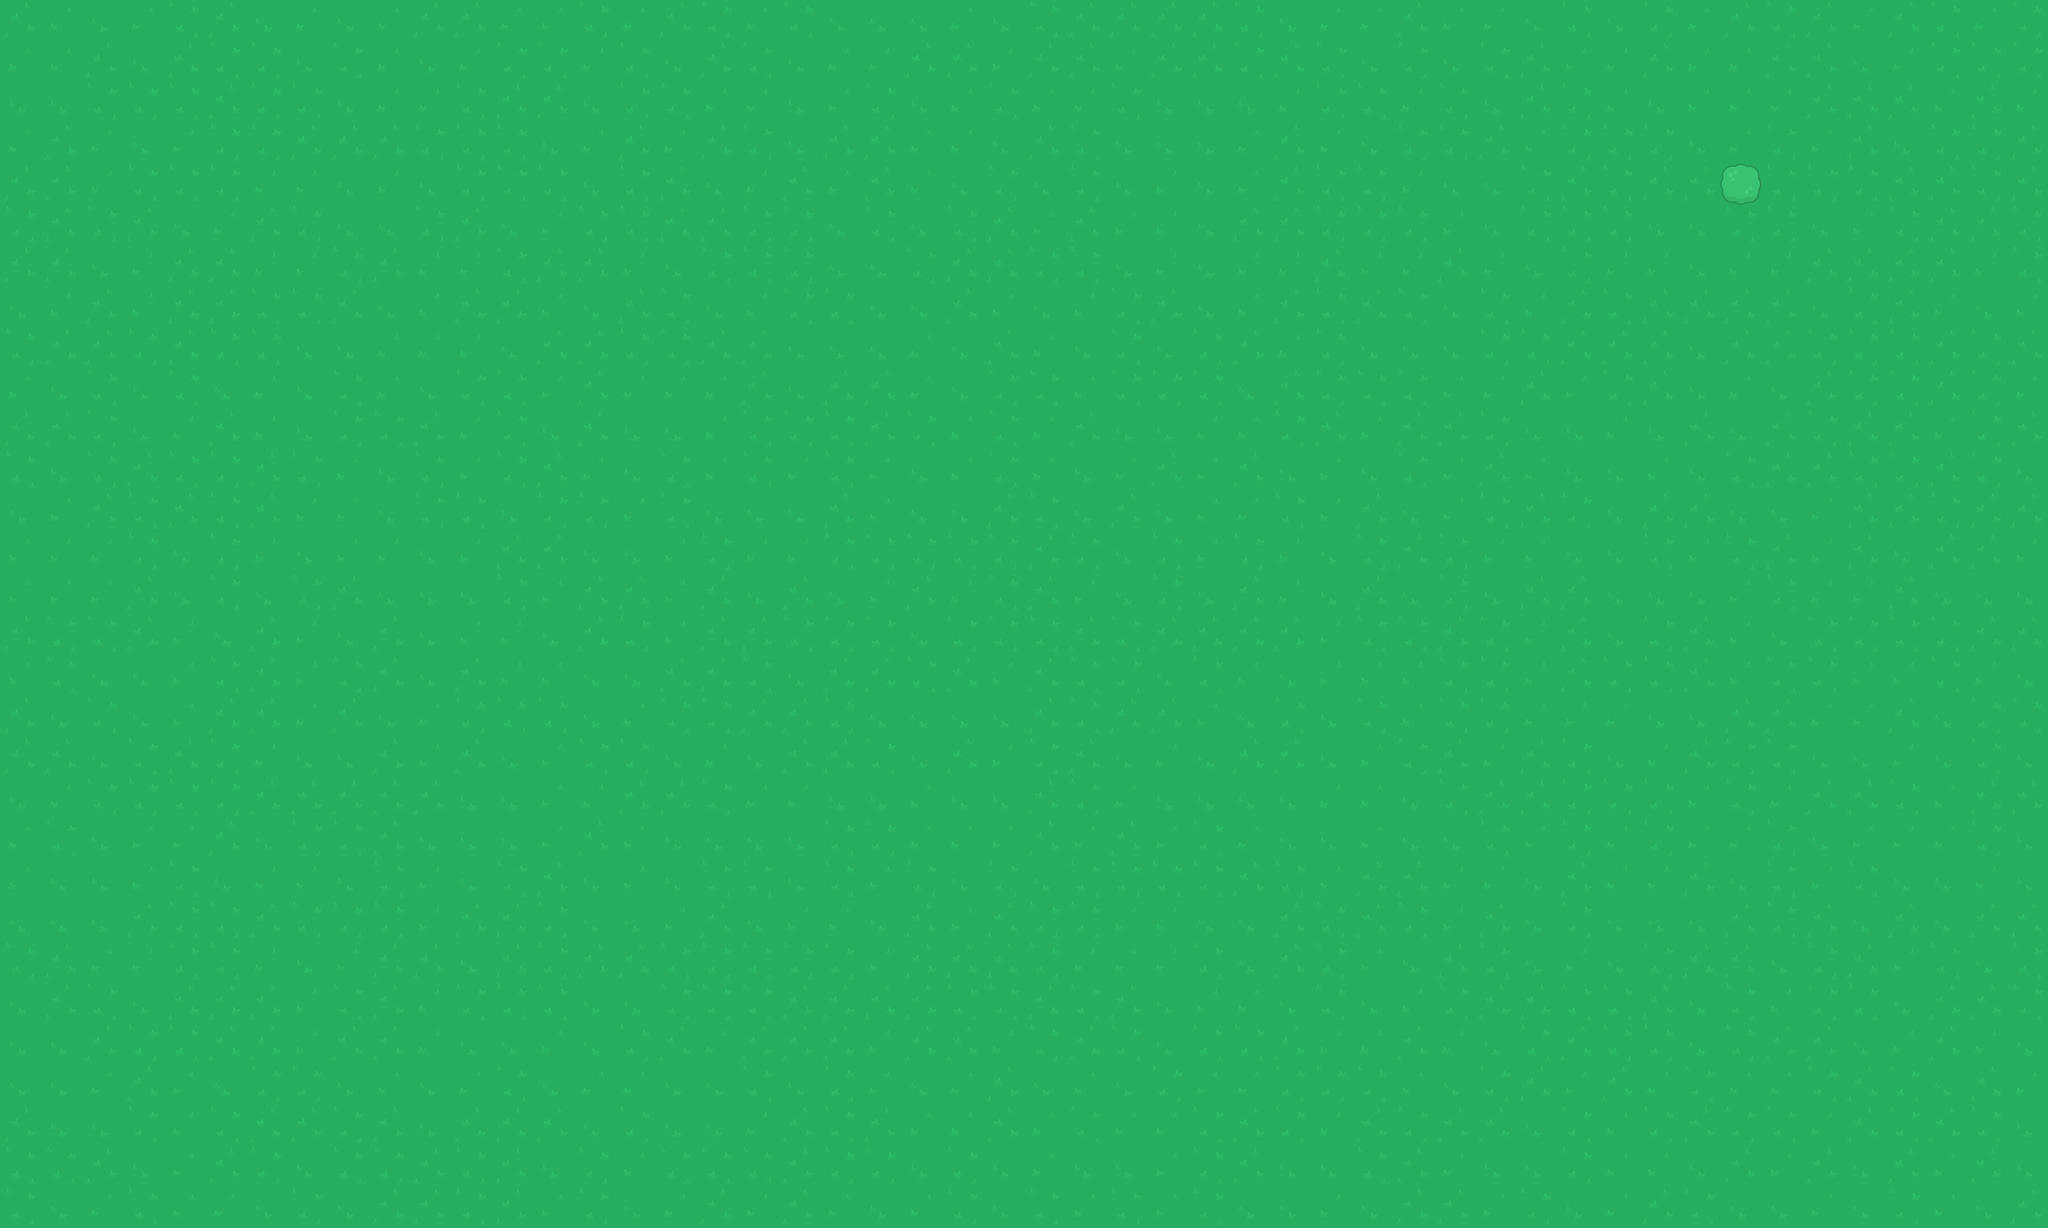

A level layout from a 2D game, rendered from its tile map. Below: a short description, then the map file with its tile-grid data intact:
An orthogonal 50x30 tile map with 64x64 px tiles, 2 tile layers (Ground, Trees).

<map version="1.2" tiledversion="1.3.0" orientation="orthogonal" renderorder="right-down" compressionlevel="-1" width="50" height="30" tilewidth="64" tileheight="64" infinite="0" nextlayerid="3" nextobjectid="1">
 <tileset firstgid="1" source="Kenney Topdown Pack.tsx" />
 <layer id="1" name="Ground" width="50" height="30">
  <data encoding="csv">
1,3,4,3,2,1,4,3,4,3,1,1,3,3,2,3,1,2,3,2,4,4,4,3,4,2,1,1,1,1,2,4,3,3,1,3,3,4,2,4,2,3,1,2,1,3,1,2,3,2,
3,3,1,4,1,2,2,4,2,3,4,3,2,2,3,2,4,1,2,4,3,3,1,1,3,1,1,3,1,1,2,1,2,4,2,4,2,1,3,3,1,3,3,1,1,4,3,2,2,2,
4,4,2,2,2,1,2,2,4,3,3,2,1,1,4,2,2,3,3,4,3,2,4,3,2,3,3,2,4,4,4,3,2,2,3,2,4,1,2,3,4,3,3,3,1,1,1,3,1,3,
3,1,3,4,3,2,2,1,1,1,2,2,2,4,3,1,3,1,2,4,1,1,3,3,4,1,2,4,4,4,3,1,3,4,2,2,1,3,2,2,2,4,3,2,3,1,4,2,2,1,
1,1,3,2,2,2,3,3,4,3,4,2,2,2,4,2,1,4,3,1,3,1,3,4,2,4,2,4,3,4,3,1,2,2,3,4,4,2,1,2,1,1,4,2,2,2,1,1,2,1,
2,1,2,1,4,3,1,2,4,4,2,1,4,3,2,2,1,1,2,2,4,2,4,2,1,3,1,3,3,4,1,1,2,2,2,3,4,2,2,2,4,4,2,2,4,3,2,1,1,2,
1,1,4,3,1,1,3,3,2,1,3,3,2,1,1,3,4,2,2,2,4,4,2,1,1,2,2,4,3,4,3,3,1,3,3,1,3,4,2,3,3,4,3,3,1,1,1,1,3,2,
4,3,1,3,1,1,2,2,1,4,3,1,1,3,4,1,2,4,3,2,2,4,4,1,3,4,3,2,1,4,3,1,2,1,2,4,2,3,1,2,1,1,1,1,4,2,1,3,4,3,
2,1,1,2,1,2,2,4,4,3,3,3,4,1,1,2,2,1,1,4,4,4,3,4,1,3,4,2,4,2,1,3,2,4,4,4,2,2,1,1,1,4,1,1,2,2,2,1,2,1,
3,4,2,4,2,4,3,4,2,3,4,2,2,3,1,3,3,3,1,4,1,1,3,4,2,2,3,2,2,2,4,1,2,2,2,3,3,1,3,2,1,4,3,4,1,2,2,1,2,3,
1,1,2,4,3,1,3,4,2,2,1,3,2,4,1,4,4,3,2,2,2,1,2,3,2,3,1,4,4,3,3,2,1,3,1,1,2,4,4,3,4,1,4,1,2,1,1,3,2,1,
2,4,2,1,2,2,1,2,3,4,2,3,2,1,3,4,2,3,2,3,2,3,4,3,2,3,4,3,1,3,1,4,3,4,2,3,1,3,4,4,3,4,2,1,1,2,2,1,2,4,
4,3,1,2,1,2,1,3,3,4,2,2,4,2,2,3,2,4,4,4,1,3,4,4,1,2,4,1,4,3,3,2,3,1,4,3,2,1,2,4,1,1,4,4,3,1,1,2,1,1,
3,3,3,2,4,2,3,4,3,3,4,3,1,1,4,4,3,2,3,3,2,2,2,2,2,1,2,4,2,3,2,3,4,2,1,2,3,3,4,4,2,3,2,1,3,1,4,1,1,3,
3,3,3,1,4,2,4,2,1,4,4,4,2,3,1,1,3,1,4,1,4,3,1,3,2,1,3,4,2,4,1,3,4,1,4,2,4,1,1,4,4,4,3,2,3,3,1,4,4,4,
1,2,2,1,3,4,1,3,4,1,4,3,3,4,1,2,3,1,1,2,2,2,4,2,2,2,1,2,1,1,1,1,3,2,2,1,2,3,1,4,2,1,3,4,2,2,2,2,1,1,
3,2,4,4,3,2,1,3,2,1,4,1,3,3,4,4,1,1,2,4,1,1,2,1,3,1,2,2,4,2,3,4,3,3,3,2,2,3,1,2,2,1,3,2,2,3,3,2,3,4,
1,4,2,4,3,1,1,3,1,4,3,2,2,2,4,3,2,2,1,1,2,4,4,4,4,1,2,1,1,3,4,2,4,2,3,2,2,3,3,3,4,4,1,1,3,3,1,4,2,2,
1,1,4,2,1,2,3,4,4,1,3,1,4,3,2,2,4,3,4,1,1,2,4,1,3,2,1,4,3,4,1,1,4,3,2,1,3,1,2,4,3,1,2,2,4,4,3,4,2,4,
4,3,2,2,2,2,1,1,1,1,1,4,4,3,3,1,1,2,3,3,4,4,3,4,4,1,2,3,4,4,4,4,3,3,4,2,1,1,2,2,2,3,2,3,1,1,2,3,1,1,
3,2,4,3,3,1,4,2,2,1,4,4,4,3,1,3,4,4,4,4,2,2,3,3,3,1,3,1,3,2,3,4,4,3,4,4,2,3,2,3,2,3,3,2,4,3,3,3,2,4,
3,4,4,3,2,4,3,3,4,2,3,4,2,1,4,3,4,2,2,4,2,3,2,4,2,4,2,2,2,2,1,2,3,1,1,3,3,4,1,3,3,1,4,2,3,2,4,4,3,4,
4,4,4,1,2,2,1,2,2,2,3,1,1,2,4,4,3,1,4,3,3,4,1,3,1,2,2,3,3,4,4,1,2,1,2,3,1,4,2,4,4,4,1,2,1,4,1,4,1,1,
2,1,3,3,2,2,3,4,3,1,1,4,1,2,1,1,2,2,2,2,2,3,1,1,1,2,3,3,3,2,4,1,2,3,4,1,2,4,3,4,2,1,1,4,2,1,3,2,4,2,
4,1,2,4,1,1,1,3,2,1,3,2,2,2,4,4,2,2,2,1,1,1,1,2,2,1,2,1,4,3,3,4,2,4,3,2,1,1,2,2,1,4,2,3,2,2,4,1,1,2,
4,4,1,2,2,1,1,3,1,1,3,4,4,3,4,2,1,3,1,1,1,3,1,1,3,2,1,2,4,2,2,1,3,3,1,3,4,2,1,2,2,4,2,1,1,4,3,1,3,4,
4,4,3,1,3,4,2,2,4,3,4,3,2,4,3,3,4,4,2,4,2,3,4,3,1,4,3,4,2,3,3,2,2,2,3,4,2,1,3,1,3,2,3,3,2,1,2,4,1,3,
1,4,4,2,3,2,1,1,2,1,4,1,1,1,4,2,4,4,3,1,2,1,3,3,1,3,2,3,3,2,1,2,3,1,2,1,1,4,2,3,2,1,2,2,3,1,2,1,2,4,
2,2,1,4,3,1,2,4,2,2,1,2,1,4,2,3,2,2,2,1,2,2,4,2,4,3,4,4,3,2,1,4,4,2,1,3,4,4,2,3,3,4,1,3,1,4,1,3,1,4,
2,4,3,2,3,3,4,2,4,1,1,2,1,3,2,4,3,1,3,1,3,4,3,2,4,2,3,2,3,2,4,4,3,4,1,1,3,2,4,3,1,2,4,4,3,4,2,3,4,1
</data>
 </layer>
 <layer id="2" name="Trees" width="50" height="30">
  <data encoding="csv">
0,0,0,0,0,0,0,0,0,0,0,0,0,0,0,0,0,0,0,0,0,0,0,0,0,0,0,0,0,0,0,0,0,0,0,0,0,0,0,0,0,0,0,0,0,0,0,0,0,0,
0,0,0,0,0,0,0,0,0,0,0,0,0,0,0,0,0,0,0,0,0,0,0,0,0,0,0,0,0,0,0,0,0,0,0,0,0,0,0,0,0,0,0,0,0,0,0,0,0,0,
0,0,0,0,0,0,0,0,0,0,0,0,0,0,0,0,0,0,0,0,0,0,0,0,0,0,0,0,0,0,0,0,0,0,0,0,0,0,0,0,0,0,0,0,0,0,0,0,0,0,
0,0,0,0,0,0,0,0,0,0,0,0,0,0,0,0,0,0,0,0,0,0,0,0,0,0,0,0,0,0,0,0,0,0,0,0,0,0,0,0,0,0,0,0,0,0,0,0,0,0,
0,0,0,0,0,0,0,0,0,0,0,0,0,0,0,0,0,0,0,0,0,0,0,0,0,0,0,0,0,0,0,0,0,0,0,0,0,0,0,0,0,0,183,0,0,0,0,0,0,0,
0,0,0,0,0,0,0,0,0,0,0,0,0,0,0,0,0,0,0,0,0,0,0,0,0,0,0,0,0,0,0,0,0,0,0,0,0,0,0,0,0,0,0,0,0,0,0,0,0,0,
0,0,0,0,0,0,0,0,0,0,0,0,0,0,0,0,0,0,0,0,0,0,0,0,0,0,0,0,0,0,0,0,0,0,0,0,0,0,0,0,0,0,0,0,0,0,0,0,0,0,
0,0,0,0,0,0,0,0,0,0,0,0,0,0,0,0,0,0,0,0,0,0,0,0,0,0,0,0,0,0,0,0,0,0,0,0,0,0,0,0,0,0,0,0,0,0,0,0,0,0,
0,0,0,0,0,0,0,0,0,0,0,0,0,0,0,0,0,0,0,0,0,0,0,0,0,0,0,0,0,0,0,0,0,0,0,0,0,0,0,0,0,0,0,0,0,0,0,0,0,0,
0,0,0,0,0,0,0,0,0,0,0,0,0,0,0,0,0,0,0,0,0,0,0,0,0,0,0,0,0,0,0,0,0,0,0,0,0,0,0,0,0,0,0,0,0,0,0,0,0,0,
0,0,0,0,0,0,0,0,0,0,0,0,0,0,0,0,0,0,0,0,0,0,0,0,0,0,0,0,0,0,0,0,0,0,0,0,0,0,0,0,0,0,0,0,0,0,0,0,0,0,
0,0,0,0,0,0,0,0,0,0,0,0,0,0,0,0,0,0,0,0,0,0,0,0,0,0,0,0,0,0,0,0,0,0,0,0,0,0,0,0,0,0,0,0,0,0,0,0,0,0,
0,0,0,0,0,0,0,0,0,0,0,0,0,0,0,0,0,0,0,0,0,0,0,0,0,0,0,0,0,0,0,0,0,0,0,0,0,0,0,0,0,0,0,0,0,0,0,0,0,0,
0,0,0,0,0,0,0,0,0,0,0,0,0,0,0,0,0,0,0,0,0,0,0,0,0,0,0,0,0,0,0,0,0,0,0,0,0,0,0,0,0,0,0,0,0,0,0,0,0,0,
0,0,0,0,0,0,0,0,0,0,0,0,0,0,0,0,0,0,0,0,0,0,0,0,0,0,0,0,0,0,0,0,0,0,0,0,0,0,0,0,0,0,0,0,0,0,0,0,0,0,
0,0,0,0,0,0,0,0,0,0,0,0,0,0,0,0,0,0,0,0,0,0,0,0,0,0,0,0,0,0,0,0,0,0,0,0,0,0,0,0,0,0,0,0,0,0,0,0,0,0,
0,0,0,0,0,0,0,0,0,0,0,0,0,0,0,0,0,0,0,0,0,0,0,0,0,0,0,0,0,0,0,0,0,0,0,0,0,0,0,0,0,0,0,0,0,0,0,0,0,0,
0,0,0,0,0,0,0,0,0,0,0,0,0,0,0,0,0,0,0,0,0,0,0,0,0,0,0,0,0,0,0,0,0,0,0,0,0,0,0,0,0,0,0,0,0,0,0,0,0,0,
0,0,0,0,0,0,0,0,0,0,0,0,0,0,0,0,0,0,0,0,0,0,0,0,0,0,0,0,0,0,0,0,0,0,0,0,0,0,0,0,0,0,0,0,0,0,0,0,0,0,
0,0,0,0,0,0,0,0,0,0,0,0,0,0,0,0,0,0,0,0,0,0,0,0,0,0,0,0,0,0,0,0,0,0,0,0,0,0,0,0,0,0,0,0,0,0,0,0,0,0,
0,0,0,0,0,0,0,0,0,0,0,0,0,0,0,0,0,0,0,0,0,0,0,0,0,0,0,0,0,0,0,0,0,0,0,0,0,0,0,0,0,0,0,0,0,0,0,0,0,0,
0,0,0,0,0,0,0,0,0,0,0,0,0,0,0,0,0,0,0,0,0,0,0,0,0,0,0,0,0,0,0,0,0,0,0,0,0,0,0,0,0,0,0,0,0,0,0,0,0,0,
0,0,0,0,0,0,0,0,0,0,0,0,0,0,0,0,0,0,0,0,0,0,0,0,0,0,0,0,0,0,0,0,0,0,0,0,0,0,0,0,0,0,0,0,0,0,0,0,0,0,
0,0,0,0,0,0,0,0,0,0,0,0,0,0,0,0,0,0,0,0,0,0,0,0,0,0,0,0,0,0,0,0,0,0,0,0,0,0,0,0,0,0,0,0,0,0,0,0,0,0,
0,0,0,0,0,0,0,0,0,0,0,0,0,0,0,0,0,0,0,0,0,0,0,0,0,0,0,0,0,0,0,0,0,0,0,0,0,0,0,0,0,0,0,0,0,0,0,0,0,0,
0,0,0,0,0,0,0,0,0,0,0,0,0,0,0,0,0,0,0,0,0,0,0,0,0,0,0,0,0,0,0,0,0,0,0,0,0,0,0,0,0,0,0,0,0,0,0,0,0,0,
0,0,0,0,0,0,0,0,0,0,0,0,0,0,0,0,0,0,0,0,0,0,0,0,0,0,0,0,0,0,0,0,0,0,0,0,0,0,0,0,0,0,0,0,0,0,0,0,0,0,
0,0,0,0,0,0,0,0,0,0,0,0,0,0,0,0,0,0,0,0,0,0,0,0,0,0,0,0,0,0,0,0,0,0,0,0,0,0,0,0,0,0,0,0,0,0,0,0,0,0,
0,0,0,0,0,0,0,0,0,0,0,0,0,0,0,0,0,0,0,0,0,0,0,0,0,0,0,0,0,0,0,0,0,0,0,0,0,0,0,0,0,0,0,0,0,0,0,0,0,0,
0,0,0,0,0,0,0,0,0,0,0,0,0,0,0,0,0,0,0,0,0,0,0,0,0,0,0,0,0,0,0,0,0,0,0,0,0,0,0,0,0,0,0,0,0,0,0,0,0,0
</data>
 </layer>
</map>
